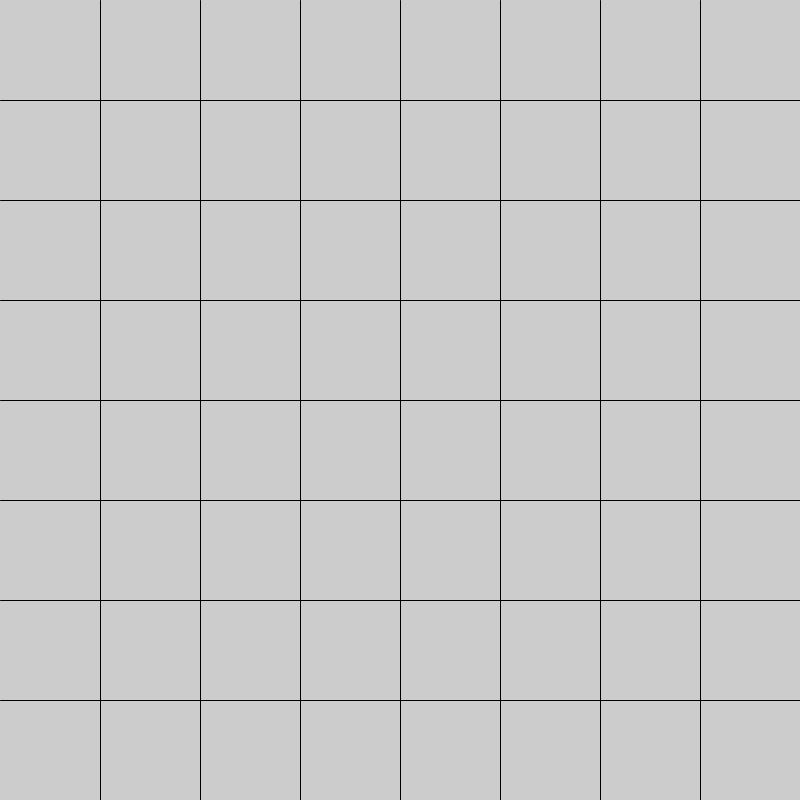
Frame 1 (no input)
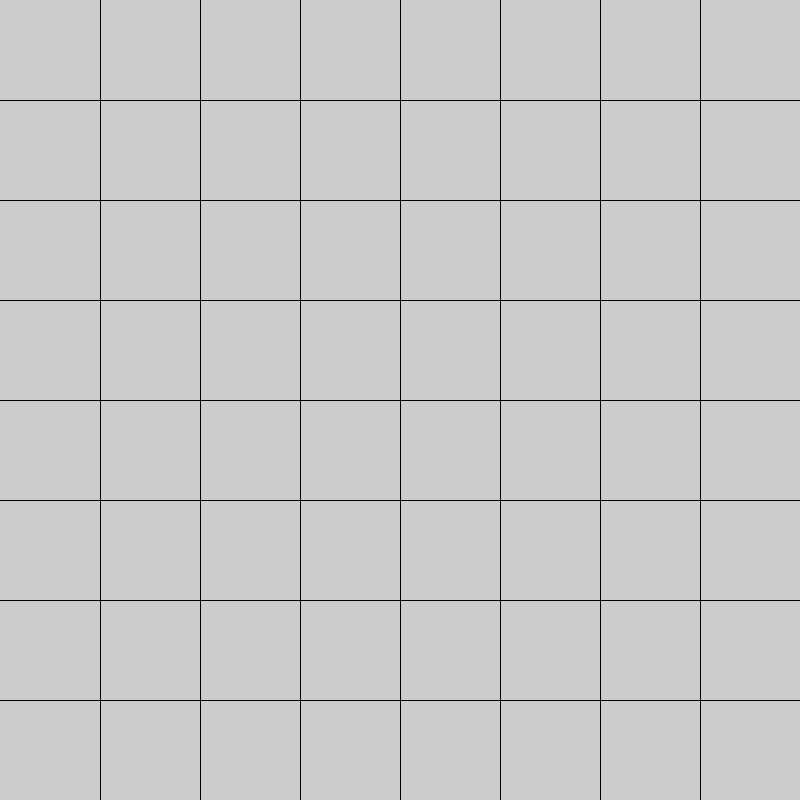
Frame 60 (the mouse pressed at the canvas centre just before this capture)
Frame 120 (the mouse held since frame 60 and released just before this capture): identical to frame 60, image omitted

The Processing sketch that drew these frames (run headless with seeded random() and noise(); from frame 60 on, the mouse is pressed at the canvas centre):

// Processing sketch: week1c
// ── week1c.pde

void setup() {
  size(800,800);
  fill(255,0,0);
}

float boardsize = 800;
int gridsize = 8;
void draw() {
  for(int i = 1; i<gridsize; i++){ 
  line(i*(boardsize/gridsize), 0, i*(boardsize/gridsize), boardsize);
  line(0, i*(boardsize/gridsize), boardsize, i*(boardsize/gridsize));
  }
}
